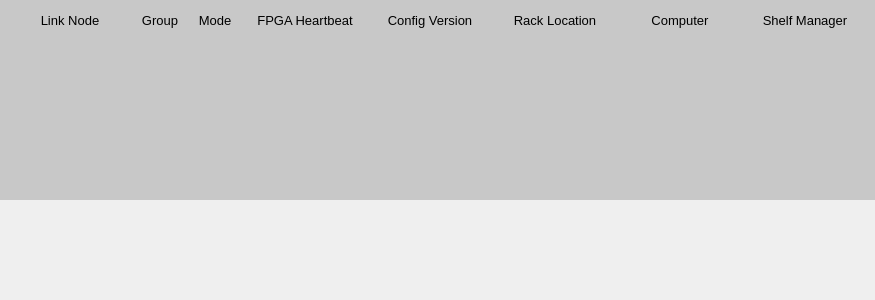
<?xml version="1.0" encoding="UTF-8"?>
<ui version="4.0">
 <class>Form</class>
 <widget class="QWidget" name="Form">
  <property name="geometry">
   <rect>
    <x>0</x>
    <y>0</y>
    <width>875</width>
    <height>300</height>
   </rect>
  </property>
  <property name="windowTitle">
   <string>Form</string>
  </property>
  <widget class="QFrame" name="frame">
   <property name="geometry">
    <rect>
     <x>0</x>
     <y>0</y>
     <width>875</width>
     <height>200</height>
    </rect>
   </property>
   <property name="styleSheet">
    <string notr="true">background-color: rgb(200, 200, 200);</string>
   </property>
   <property name="frameShape">
    <enum>QFrame::NoFrame</enum>
   </property>
   <property name="frameShadow">
    <enum>QFrame::Plain</enum>
   </property>
   <widget class="PyDMEmbeddedDisplay" name="PyDMEmbeddedDisplay">
    <property name="geometry">
     <rect>
      <x>0</x>
      <y>100</y>
      <width>875</width>
      <height>35</height>
     </rect>
    </property>
    <property name="toolTip">
     <string/>
    </property>
    <property name="frameShape">
     <enum>QFrame::NoFrame</enum>
    </property>
    <property name="macros" stdset="0">
     <string>{&quot;P&quot;:&quot;${P}&quot;,&quot;ID&quot;:&quot;114&quot;}</string>
    </property>
    <property name="filename" stdset="0">
     <string>$PYDM/mps/mps_area_ln.ui</string>
    </property>
   </widget>
   <widget class="QLabel" name="label">
    <property name="geometry">
     <rect>
      <x>10</x>
      <y>10</y>
      <width>120</width>
      <height>20</height>
     </rect>
    </property>
    <property name="font">
     <font>
      <pointsize>10</pointsize>
     </font>
    </property>
    <property name="text">
     <string>Link Node</string>
    </property>
    <property name="alignment">
     <set>Qt::AlignCenter</set>
    </property>
   </widget>
   <widget class="QLabel" name="label_2">
    <property name="geometry">
     <rect>
      <x>135</x>
      <y>10</y>
      <width>50</width>
      <height>20</height>
     </rect>
    </property>
    <property name="font">
     <font>
      <pointsize>10</pointsize>
     </font>
    </property>
    <property name="text">
     <string>Group</string>
    </property>
    <property name="alignment">
     <set>Qt::AlignCenter</set>
    </property>
   </widget>
   <widget class="QLabel" name="label_3">
    <property name="geometry">
     <rect>
      <x>190</x>
      <y>10</y>
      <width>50</width>
      <height>20</height>
     </rect>
    </property>
    <property name="font">
     <font>
      <pointsize>10</pointsize>
     </font>
    </property>
    <property name="text">
     <string>Mode</string>
    </property>
    <property name="alignment">
     <set>Qt::AlignCenter</set>
    </property>
   </widget>
   <widget class="QLabel" name="label_4">
    <property name="geometry">
     <rect>
      <x>245</x>
      <y>10</y>
      <width>120</width>
      <height>20</height>
     </rect>
    </property>
    <property name="font">
     <font>
      <pointsize>10</pointsize>
     </font>
    </property>
    <property name="text">
     <string>FPGA Heartbeat</string>
    </property>
    <property name="alignment">
     <set>Qt::AlignCenter</set>
    </property>
   </widget>
   <widget class="QLabel" name="label_5">
    <property name="geometry">
     <rect>
      <x>370</x>
      <y>10</y>
      <width>120</width>
      <height>20</height>
     </rect>
    </property>
    <property name="font">
     <font>
      <pointsize>10</pointsize>
     </font>
    </property>
    <property name="text">
     <string>Config Version</string>
    </property>
    <property name="alignment">
     <set>Qt::AlignCenter</set>
    </property>
   </widget>
   <widget class="QLabel" name="label_6">
    <property name="geometry">
     <rect>
      <x>495</x>
      <y>10</y>
      <width>120</width>
      <height>20</height>
     </rect>
    </property>
    <property name="font">
     <font>
      <pointsize>10</pointsize>
     </font>
    </property>
    <property name="text">
     <string>Rack Location</string>
    </property>
    <property name="alignment">
     <set>Qt::AlignCenter</set>
    </property>
   </widget>
   <widget class="QLabel" name="label_7">
    <property name="geometry">
     <rect>
      <x>620</x>
      <y>10</y>
      <width>120</width>
      <height>20</height>
     </rect>
    </property>
    <property name="font">
     <font>
      <pointsize>10</pointsize>
     </font>
    </property>
    <property name="text">
     <string>Computer</string>
    </property>
    <property name="alignment">
     <set>Qt::AlignCenter</set>
    </property>
   </widget>
   <widget class="QLabel" name="label_8">
    <property name="geometry">
     <rect>
      <x>745</x>
      <y>10</y>
      <width>120</width>
      <height>20</height>
     </rect>
    </property>
    <property name="font">
     <font>
      <pointsize>10</pointsize>
     </font>
    </property>
    <property name="text">
     <string>Shelf Manager</string>
    </property>
    <property name="alignment">
     <set>Qt::AlignCenter</set>
    </property>
   </widget>
  </widget>
 </widget>
 <customwidgets>
  <customwidget>
   <class>PyDMEmbeddedDisplay</class>
   <extends>QFrame</extends>
   <header>pydm.widgets.embedded_display</header>
  </customwidget>
 </customwidgets>
 <resources/>
 <connections/>
</ui>
